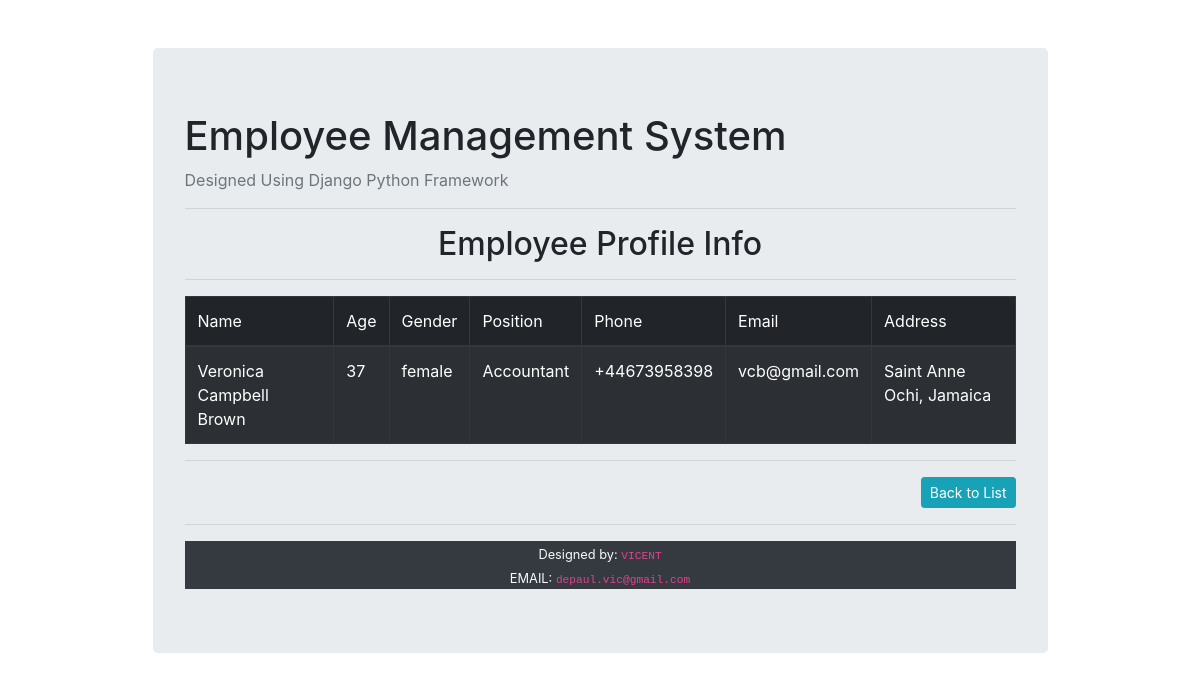
Screenshot of /employee/4/ with the database file from the repository.
### employee_registry/models.py (models this page shows, shortened)
class Employee(models.Model):
    GENDER_CHOICES = (
        ('male', 'MALE'),
        ('female', 'FEMALE'),
        ('prefer not to say', 'PREFER NOT TO SAY'),
    )
    name = models.CharField(max_length=100)
    email = models.CharField(max_length=100)
    phone = models.CharField(max_length=16)
    age = models.PositiveIntegerField()
    gender = models.CharField(max_length=50, choices=GENDER_CHOICES)
    address = models.TextField(max_length=200)
    position = models.ForeignKey(Position, on_delete=models.CASCADE)

class Position(models.Model):
    title = models.CharField(max_length=50)
    def __str__(self):
        return self.title

### employee_registry/views.py (the view)
# urls.py: path('employee/<int:id>/', views.employeeView, name='view'),
def employeeView(request, id):
    employee = Employee.objects.get(id=id)
    context={'employee':employee}
    return render(request, 'employee_registry/employee.html', context)

### employee_registry/templates/employee_registry/employee.html
{% extends 'employee_registry/main.html' %}
{% block content %}
   <h2 class="text-weight-bold text-center">Employee Profile Info</h2>
      <hr>
   <table class="table table-bordered table-striped table-dark table-hover">
      <thead class="text-weight-bold">
          <tr>
              <td>Name</td>
              <td>Age</td>
              <td>Gender</td>
              <td>Position</td>
              <td>Phone</td>
              <td>Email</td>
              <td>Address</td>
          </tr>
      </thead>
      <tbody>
          <tr>
            <td>{{ employee.name }}</td>
            <td>{{ employee.age }}</td>
            <td>{{ employee.gender }}</td>
            <td>{{ employee.position }}</td>
            <td>{{ employee.phone }}</td>
            <td>{{ employee.email }}</td>
            <td>{{ employee.address }}</td>
          </tr>
      </tbody>
   </table>
   <hr>
<div class="text-right">
    <a class="btn btn-sm btn-info" href="{% url 'list' %}">Back to List</a>
</div>
{% endblock %}

### rows the page displays
Employee: name "Veronica Campbell Brown", age "37", gender "female", position "Accountant", phone "+44673958398", email "vcb@gmail.com", address "Saint Anne Ochi, Jamaica"
